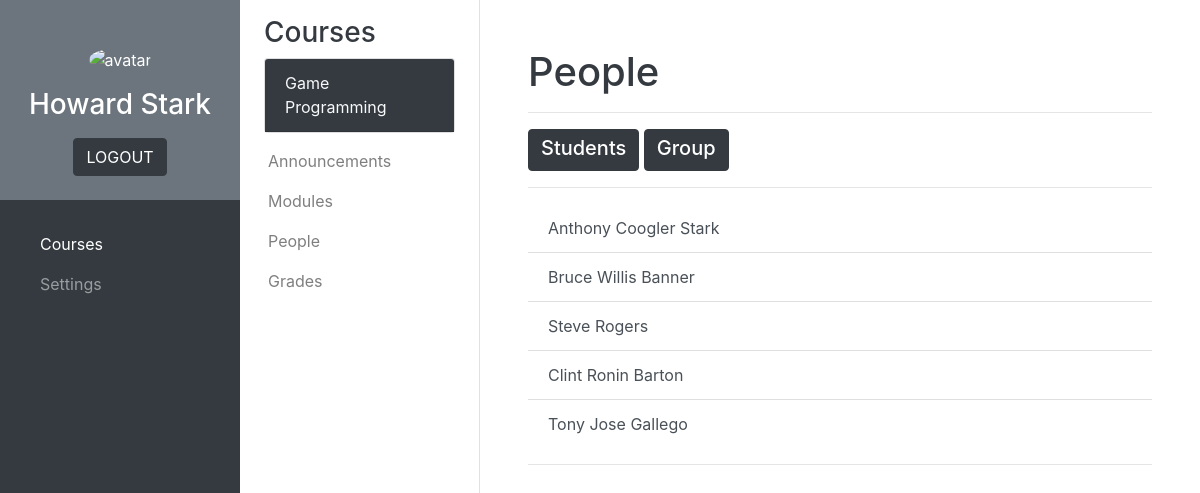
The page /courses/student/student_people.php?course=2 (signed in) on the database its author committed.
### tables this page shows
CREATE TABLE `courses` (
  `Course_number` int(11) NOT NULL,
  `Course_name` varchar(50) NOT NULL
);

CREATE TABLE `assigned_courses` (
  `ID_number` varchar(10) NOT NULL,
  `Course_number` int(11) NOT NULL
);

CREATE TABLE `student_information` (
  `ID_number` varchar(10) NOT NULL,
  `Family_name` varchar(50) NOT NULL,
  `First_name` varchar(50) NOT NULL,
  `Middle_name` varchar(50) NOT NULL,
  `Sex` varchar(1) NOT NULL,
  `Year` varchar(2) NOT NULL,
  `Program` varchar(50) NOT NULL,
  `Section` varchar(5) NOT NULL
);

### php_scripts/connect.php (called while the page is built, shortened)
<?php
    $servername = "localhost";
    $username = "root";
    $password = "";
    $db = "school_management_db";
    $conn = new mysqli($servername, $username, $password, $db);
    function sql($comm) {
        global $conn;
        $result = $conn->query($comm);
        return $result;
    }
?>

### courses/student/student_people.php (the view, shortened to what this page needs)
<?php
    include('../../php_scripts/connect.php');
?>
<!DOCTYPE html>
<html lang="en">
    <head>
        <link rel="stylesheet" href="https://cdn.jsdelivr.net/npm/bootstrap@4.6.1/dist/css/bootstrap.min.css">
        <link rel="stylesheet" href="../../css/styles.css">
    </head>
    <body>
        <?php include('../courses_main_sidebar.php'); ?>
        <?php include('../courses_sub_sidebar_student.php'); ?>
        <main>
            <div id="people" class="container-fluid p-5">
                <h1 class="text-dark">People</h1>
                <hr/>
                <div id="content">
                    <a href="#student-list" class="btn btn-dark mx-auto" data-toggle="collapse" role="button"><h5 class="mb-1">Students</h5></a>
                    <a href="#group-list" class="btn btn-dark mx-auto" data-toggle="collapse" role="button"><h5 class="mb-1">Group</h5></a>
                    <div id="accordion">
                        <div class="collapse show" id="student-list" data-parent="#accordion">
                            <?php
                                $course_number = $_GET['course'];
                            ?>
                            <hr>
                            <div class="list-group list-group-flush">
                                <?php
                                    $classlist = sql("SELECT ID_number FROM assigned_courses WHERE Course_number = $course_number");
                                    if ($classlist->num_rows > 0) {
                                        while ($row = $classlist->fetch_assoc()) {
                                            $id_number = $row["ID_number"];
                                            $student = sql("SELECT ID_number, Family_name, First_name, Middle_name FROM student_information WHERE ID_number = '$id_number'");
                                            if ($student->num_rows == 1) {
                                                $student_row = $student->fetch_assoc();
                                                echo "<a href=\"#\" class=\"list-group-item list-group-item-action\">" . $student_row["First_name"] . " " . $student_row["Middle_name"] . " " . $student_row["Family_name"] . "</a>";
                                            }
                                        }
                                    }
                                ?>
                            </div>
                            <hr>
                        </div>
                    </div>
                </div>
            </div>
        </main>
    </body>
</html>

### courses/courses_sub_sidebar_student.php (shortened to what this page needs)
<?php
    if (!isset($_GET['course'])) {
        $courses_sb_selected_number = null;
        $courses_sb_selected_name = "No Course Selected";
    }
    else {
        $courses_sb_selected_number = $_GET['course'];
        $result = sql("SELECT Course_name FROM courses WHERE Course_number = $courses_sb_selected_number");
        if ($result->num_rows == 1) {
            $row = $result->fetch_assoc();
            $courses_sb_selected_name = $row["Course_name"];
        }
    }
?>
<div class="bg-white border-right sub-sidebar">
    <div class="container pt-3 px-4">
        <h3 class="text-dark">Courses</h3>
        <div class="card">
            <div class="card-header bg-dark">
                <a class="card-link text-light" data-toggle="collapse" href="#courseDropdownMenu"><?php echo $courses_sb_selected_name?></a>
            </div>
        </div>
    </div>
    <div class="px-1 pb-1">
        <nav class="navbar navbar-expand-lg navbar-light">
            <ul class="navbar-nav flex-column">
                <li class="nav-item"><a href="student_announcements.php?course=<?php echo $courses_sb_selected_number?>" class="nav-link<?php if ($courses_sb_selected_number == null) { echo " disabled"; }?>">Announcements</a></li>
                <li class="nav-item"><a href="student_modules.php?course=<?php echo $courses_sb_selected_number?>" class="nav-link<?php if ($courses_sb_selected_number == null) { echo " disabled"; }?>">Modules</a></li>
                <li class="nav-item"><a href="student_people.php?course=<?php echo $courses_sb_selected_number?>" class="nav-link<?php if ($courses_sb_selected_number == null) { echo " disabled"; }?>">People</a></li>
                <li class="nav-item"><a href="student_grades.php?course=<?php echo $courses_sb_selected_number?>" class="nav-link<?php if ($courses_sb_selected_number == null) { echo " disabled"; }?>">Grades</a></li>
            </ul>
        </nav>
    </div>
</div>

### css/styles.css (style rules this page uses)
.sub-sidebar { position: fixed; top: 0; left: 240px; width: 240px; height: 100vh; }
main { margin-left: 480px; }

### rows shown on the page
courses: Course_name "Game Programming"
assigned_courses: student_information.First_name "Anthony", student_information.Middle_name "Coogler", student_information.Family_name "Stark"
assigned_courses: student_information.First_name "Bruce", student_information.Middle_name "Willis", student_information.Family_name "Banner"
assigned_courses: student_information.First_name "Steve", student_information.Family_name "Rogers"
assigned_courses: student_information.First_name "Clint", student_information.Middle_name "Ronin", student_information.Family_name "Barton"
assigned_courses: student_information.First_name "Tony", student_information.Middle_name "Jose", student_information.Family_name "Gallego"

### other values the page prints
$_SESSION['first_name'] "Howard"
$_SESSION['family_name'] "Stark"
